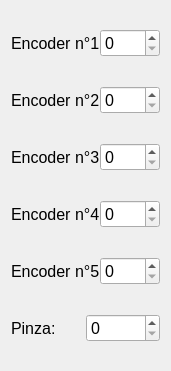
                    <widget class="QWidget" name="layoutWidget">
                        <property name="geometry">
                            <rect>
                                <x>10</x>
                                <y>40</y>
                                <width>171</width>
                                <height>371</height>
                            </rect>
                        </property>
                        <layout class="QVBoxLayout" name="VEn_Dir">
                            <property name="spacing">
                                <number>11</number>
                            </property>
                            <item>
                                <layout class="QHBoxLayout" name="Motore1">
                                    <property name="spacing">
                                        <number>0</number>
                                    </property>
                                    <property name="sizeConstraint">
                                        <enum>QLayout::SetDefaultConstraint</enum>
                                    </property>
                                    <item>
                                        <widget class="QLabel" name="Encoder1_direct">
                                            <property name="font">
                                                <font>
                                                    <pointsize>12</pointsize>
                                                </font>
                                            </property>
                                            <property name="text">
                                                <string>Encoder n°1</string>
                                            </property>
                                            <property name="scaledContents">
                                                <bool>false</bool>
                                            </property>
                                        </widget>
                                    </item>
                                    <item>
                                        <widget class="QSpinBox" name="riferimento1_direct">
                                            <property name="font">
                                                <font>
                                                    <pointsize>12</pointsize>
                                                </font>
                                            </property>
                                        </widget>
                                    </item>
                                </layout>
                            </item>
                            <item>
                                <layout class="QHBoxLayout" name="Motore2" stretch="0,0">
                                    <property name="spacing">
                                        <number>0</number>
                                    </property>
                                    <item>
                                        <widget class="QLabel" name="Encoder_direct">
                                            <property name="font">
                                                <font>
                                                    <pointsize>12</pointsize>
                                                </font>
                                            </property>
                                            <property name="text">
                                                <string>Encoder n°2</string>
                                            </property>
                                        </widget>
                                    </item>
                                    <item>
                                        <widget class="QSpinBox" name="riferimento1_2_direct">
                                            <property name="font">
                                                <font>
                                                    <pointsize>12</pointsize>
                                                </font>
                                            </property>
                                        </widget>
                                    </item>
                                </layout>
                            </item>
                            <item>
                                <layout class="QHBoxLayout" name="Motore3" stretch="0,0">
                                    <property name="spacing">
                                        <number>0</number>
                                    </property>
                                    <item>
                                        <widget class="QLabel" name="Encoder3_direct">
                                            <property name="font">
                                                <font>
                                                    <pointsize>12</pointsize>
                                                </font>
                                            </property>
                                            <property name="text">
                                                <string>Encoder n°3</string>
                                            </property>
                                        </widget>
                                    </item>
                                    <item>
                                        <widget class="QSpinBox" name="riferimento1_3_direct">
                                            <property name="font">
                                                <font>
                                                    <pointsize>12</pointsize>
                                                </font>
                                            </property>
                                        </widget>
                                    </item>
                                </layout>
                            </item>
                            <item>
                                <layout class="QHBoxLayout" name="Motore4" stretch="0,0">
                                    <property name="spacing">
                                        <number>0</number>
                                    </property>
                                    <item>
                                        <widget class="QLabel" name="Ecoder4_direct">
                                            <property name="font">
                                                <font>
                                                    <pointsize>12</pointsize>
                                                </font>
                                            </property>
                                            <property name="text">
                                                <string>Encoder n°4</string>
                                            </property>
                                        </widget>
                                    </item>
                                    <item>
                                        <widget class="QSpinBox" name="riferimento1_4_direct">
                                            <property name="font">
                                                <font>
                                                    <pointsize>12</pointsize>
                                                </font>
                                            </property>
                                        </widget>
                                    </item>
                                </layout>
                            </item>
                            <item>
                                <layout class="QHBoxLayout" name="Motore5" stretch="0,0">
                                    <property name="spacing">
                                        <number>0</number>
                                    </property>
                                    <item>
                                        <widget class="QLabel" name="Encoder5_direct">
                                            <property name="font">
                                                <font>
                                                    <pointsize>12</pointsize>
                                                </font>
                                            </property>
                                            <property name="text">
                                                <string>Encoder n°5</string>
                                            </property>
                                        </widget>
                                    </item>
                                    <item>
                                        <widget class="QSpinBox" name="riferimento1_5_direct">
                                            <property name="font">
                                                <font>
                                                    <pointsize>12</pointsize>
                                                </font>
                                            </property>
                                        </widget>
                                    </item>
                                </layout>
                            </item>
                            <item>
                                <layout class="QHBoxLayout" name="Motore6" stretch="0,0">
                                    <property name="spacing">
                                        <number>0</number>
                                    </property>
                                    <item>
                                        <widget class="QLabel" name="Encoder6_direct">
                                            <property name="font">
                                                <font>
                                                    <pointsize>12</pointsize>
                                                </font>
                                            </property>
                                            <property name="text">
                                                <string>Pinza:</string>
                                            </property>
                                        </widget>
                                    </item>
                                    <item>
                                        <widget class="QSpinBox" name="riferimento1_6_direct">
                                            <property name="font">
                                                <font>
                                                    <pointsize>12</pointsize>
                                                </font>
                                            </property>
                                        </widget>
                                    </item>
                                </layout>
                            </item>
                        </layout>
                    </widget>
